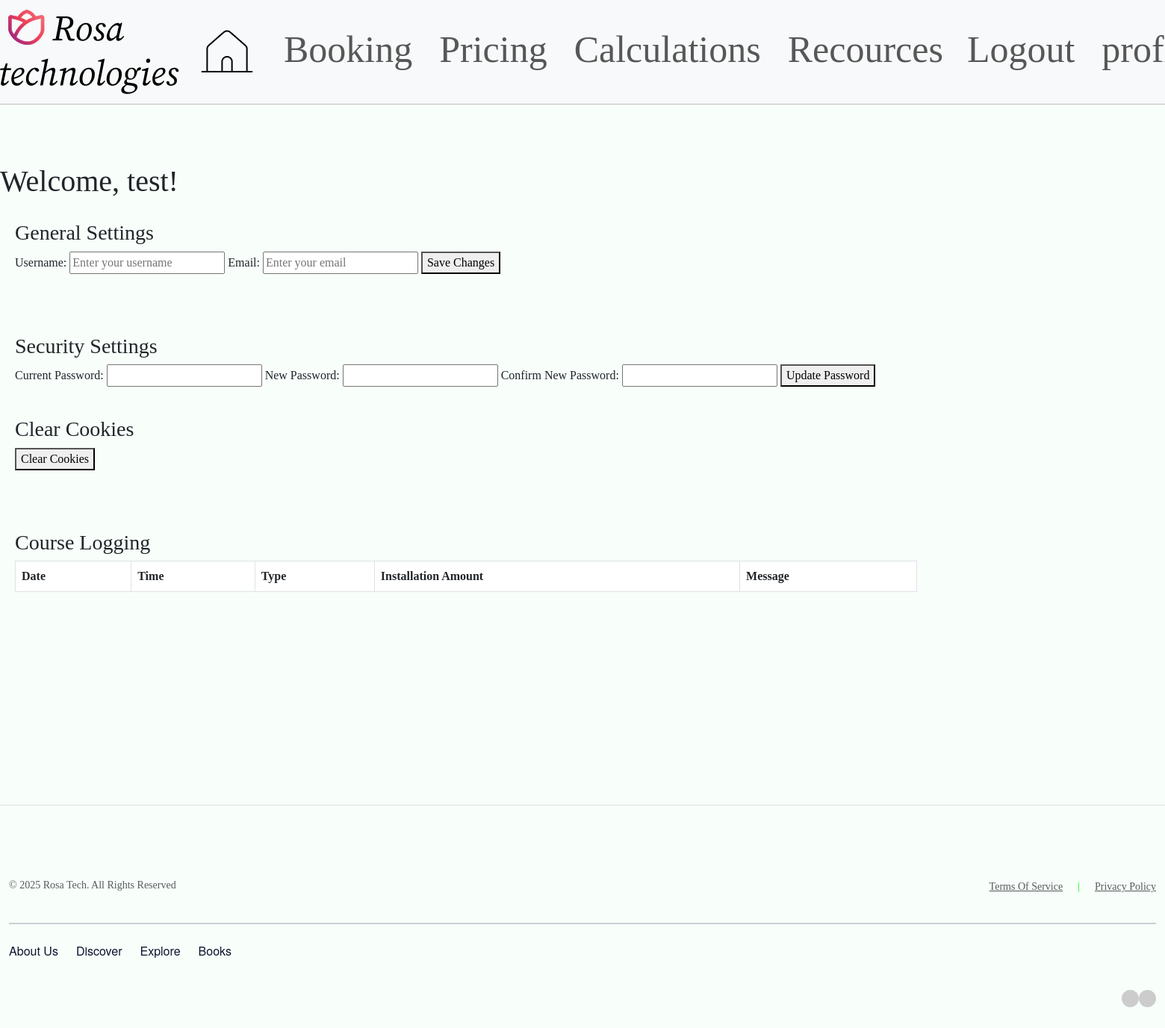
The page /profile (signed in) on the database as committed earlier.
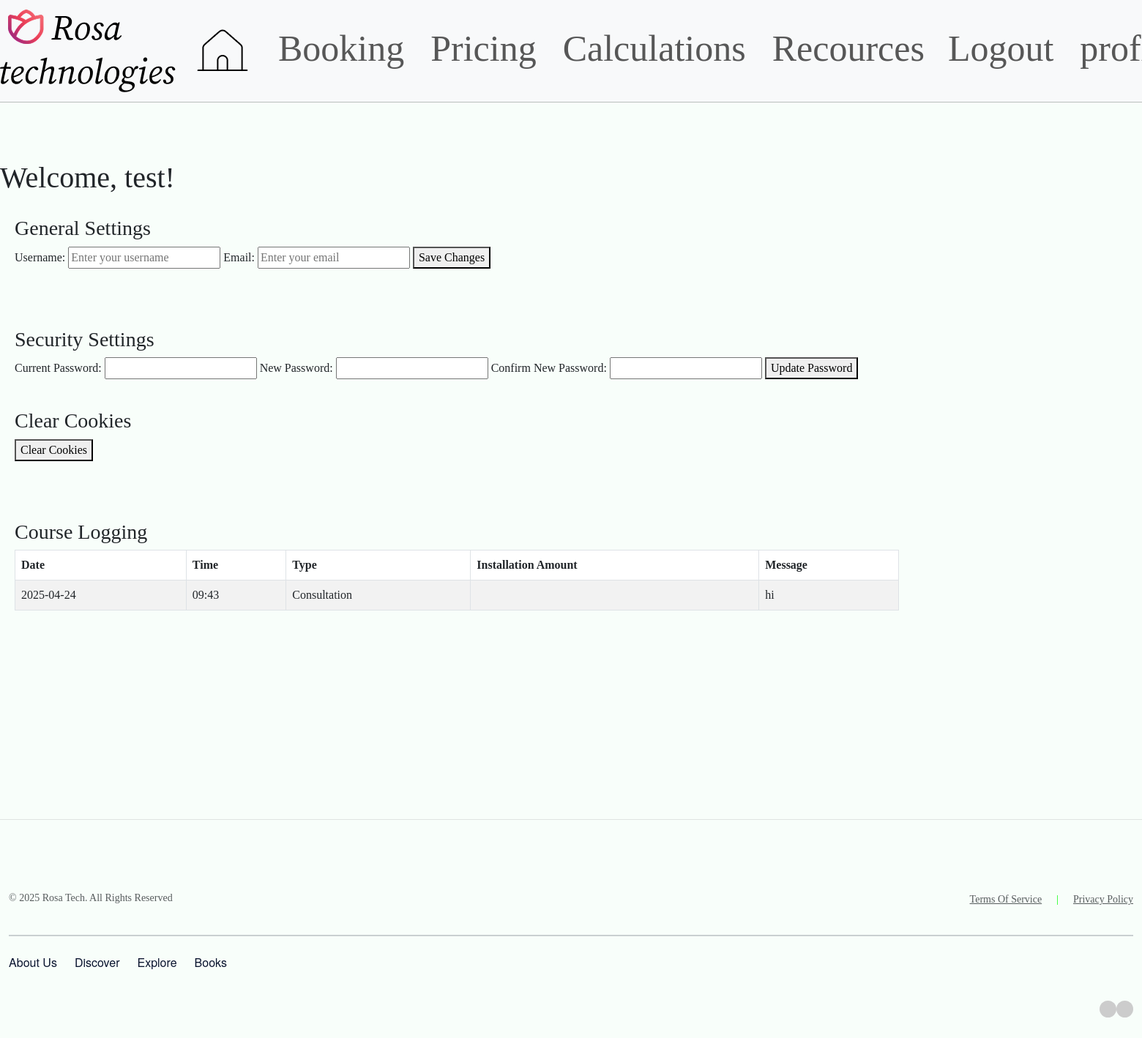
The same page on the database as committed later.
### tables this page shows
CREATE TABLE users (
    id INTEGER PRIMARY KEY,
    username VARCHAR NOT NULL,
    FirstName VARCHAR,
    LastName VARCHAR,
    Email VARCHAR NOT NULL,
    Password VARCHAR NOT NULL,
    PaymentDetails INTEGER,
    AddressId INTEGER,
    admin BOOLEAN DEFAULT 0,
    FOREIGN KEY (PaymentDetails) REFERENCES PaymentDetails(PaymentId),
    FOREIGN KEY (AddressId) REFERENCES AllowedAddresses(AddressId)
);

CREATE TABLE Bookings (
    booking_id INTEGER PRIMARY KEY,
    is_active BOOLEAN DEFAULT 1,
    is_confirmed BOOLEAN DEFAULT 0,
    is_cancelled BOOLEAN DEFAULT 0,
    is_completed BOOLEAN DEFAULT 0,
    is_paid BOOLEAN DEFAULT 0,
    is_installation BOOLEAN DEFAULT 0,
    installation_choice VARCHAR,
    installation_number INTEGER,
    installation_details TEXT,
    first_name VARCHAR NOT NULL,
    last_name VARCHAR NOT NULL,
    email VARCHAR NOT NULL,
    phone VARCHAR NOT NULL,
    postcode VARCHAR NOT NULL,
    message TEXT,
    date DATE NOT NULL,
    time TIME NOT NULL
, user_id INTEGER REFERENCES users(id));

### flaskr/main.py (the view)
@app.route("/profile")
def profile():
    if "username" not in session:
        return redirect(url_for("login_page"))
    connection = sqlite3.connect("users.db")
    cursor = connection.cursor()
    cursor.execute("SELECT id FROM users WHERE username = ?", (session["username"],))
    user = cursor.fetchone()
    if not user:
        return "User not found", 400
    user_id = user[0]
    cursor.execute("""
        SELECT
            date,
            time,
            is_installation,
            installation_choice,
            installation_number,
            message
        FROM Bookings
        WHERE user_id = ?
    """, (user_id,))
    bookings = [
        {
            "date": row[0],
            "time": row[1],
            "type": "Installation: " + row[3] if row[2] else "Consultation",
            "installation_amount": row[4] if row[2] else "N/A",
            "message": row[5]
        }
        for row in cursor.fetchall()
    ]
    connection.close()
    return render_template("profile.html", username=session["username"], bookings=bookings)

### flaskr/main.py (called while the page is built)
@app.before_request
def manage_session():
    session.permanent = True
    app.permanent_session_lifetime = timedelta(minutes=30)
    if "username" in session:
        last_activity = session.get("last_activity")
        if last_activity:
            current_time = datetime.now()
            time_difference = current_time - last_activity.replace(tzinfo=None)
            if time_difference.total_seconds() > 1800:  # the timer for when logut happen, it checks the time difference between the currant time and the last action the user has done
                session.clear()
                return redirect(url_for("login"))
    session["last_activity"] = datetime.now()

@app.context_processor
def inject_user():
    return {
        "authenticated": "username" in session,
        "admin": session.get("admin", False),
    }

### flaskr/templates/profile.html (shortened to what this page needs)
<!DOCTYPE html>
<html lang="en">
{% extends "index.html" %}
    {% block content %}
    <h1>Welcome, {{ username }}!</h1>
        <div class="settings-container">
            <main class="content">
                <section id="general">
                    <h3 style="margin-top: 2.5;">General Settings</h3>
                    <form>
                        <label for="username">Username:</label>
                        <input type="text" id="username" name="username" placeholder="Enter your username" required>
                        <label for="email">Email:</label>
                        <input type="email" id="email" name="email" placeholder="Enter your email" required>
                        <button type="submit">Save Changes</button>
                    </form>
                </section>
                <section id="security">
                    <h3 style="margin-top: 5rem;">Security Settings</h3>
                    <form action="/change_password" method="POST">
                        <label for="current_password">Current Password:</label>
                        <input type="password" id="current_password" name="current_password" required>
                        <label for="new_password">New Password:</label>
                        <input type="password" id="new_password" name="new_password" required>
                        <label for="confirm_password">Confirm New Password:</label>
                        <input type="password" id="confirm_password" name="confirm_password" required>
                        <button type="submit">Update Password</button>
                    </form>
                </section>
                <section id="clear-cookies">
                    <h3 style="margin-top: 2.5rem;" >Clear Cookies</h3>
                    <button onclick="clearCookies()">Clear Cookies</button>
                </section>
                <table class="table table-striped table-bordered" >
                    <h3 style="margin-top: 5rem;">Course Logging</h3>
                    <thead class="thead-dark">
                        <tr>
                            <th scope="col">Date</th>
                            <th scope="col">Time</th>
                            <th scope="col">Type</th>
                            <th scope="col">Installation Amount</th>
                            <th scope="col">Message</th>
                        </tr>
                    </thead>
                    <tbody>
                        {% for booking in bookings %}
                        <tr>
                            <td>{{ booking.date }}</td>
                            <td>{{ booking.time }}</td>
                            <td>{{ booking.type }}</td>
                            <td>{{ installation_number }}</td>
                            <td>{{ booking.message }}</td>
                        </tr>
                        {% endfor %}
                    </tbody>
                </table>
            </main>
        </div>
    {% endblock %}

### flaskr/templates/index.html (shortened to what this page needs)
<!DOCTYPE html>
<html>
  <head>
    <link rel="stylesheet" type="text/css" href="/static/main.css" />
    <link href="https://cdn.jsdelivr.net/npm/bootstrap@5.3.0/dist/css/bootstrap.min.css" rel="stylesheet" />
  </head>
  <body style="background-color:rgba(119, 253, 175, 0.05);">
    <nav class="navbar navbar-expand-lg navbar-light bg-light" style="width: 100%; height: 100%; outline: 1px rgba(0, 0, 0, 0.25) solid; outline-offset: -0.50px; margin-bottom: 5rem;">
      <a class="navbar-brand"><img style="width: auto; height: auto;" src="/static/images/icons/logo.png" alt="Logo" /></a>
      <div class="collapse navbar-collapse" id="navbarNav">
        <ul class="navbar-nav">
          <li class="nav-item nav-custom-spacing">
            <a class="nav-link" href="/"><img style="width: auto; height: auto;" src="/static/images/icons/home.png" alt="Home" /></a>
          </li>
          <li class="nav-item nav-custom-spacing">
            <a class="nav-link" style="font-size: 3.125rem" href="/booking">Booking</a>
          </li>
          <li class="nav-item nav-custom-spacing">
            <a class="nav-link" style="font-size: 3.125rem" href="/infomation-page-pricing">Pricing</a>
          </li>
          <li class="nav-item nav-custom-spacing">
            <a class="nav-link" style="font-size: 3.125rem" href="/calculations-choice">Calculations</a>
          </li>
          <li class="nav-item Recources-custom-spacing">
            <a class="nav-link" style="font-size: 3.125rem " href="/information-page-article">Recources</a>
          </li>
          {% if authenticated %}
            <li class="nav-item nav-custom-spacing">
              <a class="nav-link" style="font-size: 3.125rem" href="/logout">Logout</a>
            </li>
            <li class="nav-item nav-custom-spacing">
              <a class="nav-link" style="font-size: 3.125rem" href="/profile">profile</a>
            </li>
          {% endif %}
        </ul>
      </div>
    </nav>
    {% block content %}{% endblock %}
    <footer class="container-fluid position-relative py-5" style="width: 100%; height: 100%; outline: 1px rgba(0, 0, 0, 0.1) solid; outline-offset: -0.50px ;margin-top: 5rem">
      <div class="row mt-5">
        <div class="col-md-6 text-start">
          <p class="text-muted" style="font-size: 0.875rem;">© 2025 Rosa Tech. All Rights Reserved</p>
        </div>
        <div class="col-md-6 text-end">
          <a href="/terms" class="text-muted me-3" style="font-size: 0.875rem;">Terms Of Service</a>
          <a href="/secret" class="me-3" style="font-size: 0.875rem; color:rgb(0, 255, 0);">|</a>
          <a href="/privacy" class="text-muted" style="font-size: 0.875rem;">Privacy Policy</a>
        </div>
      </div>
      <hr class="my-4" style="opacity: 0.2; border: 0.0625rem solid #0A142F;" />
      <div class="d-flex justify-content-start mb-4">
        <p class="me-4" style="font-size: 1rem; font-family: 'Helvetica Neue'; color: #0A142F;">About Us</p>
        <p class="me-4" style="font-size: 1rem; font-family: 'Helvetica Neue'; color: #0A142F;">Discover</p>
        <p class="me-4" style="font-size: 1rem; font-family: 'Helvetica Neue'; color: #0A142F;">Explore</p>
        <p style="font-size: 1rem; font-family: 'Helvetica Neue'; color: #0A142F;">Books</p>
      </div>
      <div class="d-flex justify-content-end">
        <img src="https://placehold.co/23x23" alt="Social Icon" class="rounded-circle" />
        <img src="https://placehold.co/23x23" alt="Social Icon" class="rounded-circle" />
      </div>
    </footer>
  </body>
</html>

### flaskr/static/main.css (style rules this page uses)
* { font-family: Source Serif Pro; }
body { background-color: #6ffc7b; }
.nav-custom-spacing { margin-right: 1.25rem; }
.Recources-custom-spacing { margin-right: 1rem; }

### flaskr/templates/profile.html (style rules this page uses)
.settings-container { display: flex; }
.content { width: 80%; padding: 1.25rem; margin-bottom: 10.625rem; }

Rows that differ between the two databases and show on the page:
added Bookings: date "2025-04-24", time "09:43", type "Consultation", message "hi"
